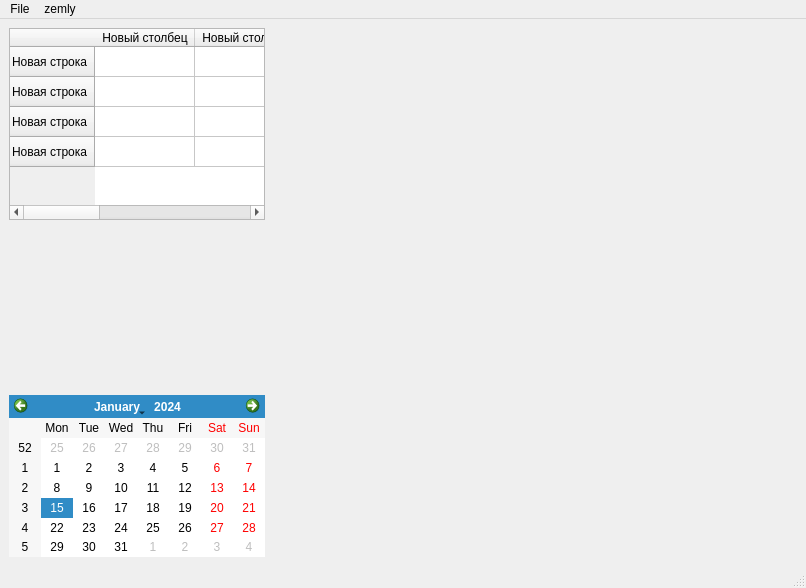
<?xml version="1.0" encoding="UTF-8"?>
<ui version="4.0">
 <class>zemla</class>
 <widget class="QMainWindow" name="zemla">
  <property name="geometry">
   <rect>
    <x>0</x>
    <y>0</y>
    <width>806</width>
    <height>588</height>
   </rect>
  </property>
  <property name="windowTitle">
   <string>zemla</string>
  </property>
  <widget class="QWidget" name="centralwidget">
   <layout class="QGridLayout" name="gridLayout">
    <item row="5" column="3" colspan="2">
     <widget class="PlotWidget" name="graph" native="true">
      <property name="sizePolicy">
       <sizepolicy hsizetype="Expanding" vsizetype="Expanding">
        <horstretch>0</horstretch>
        <verstretch>0</verstretch>
       </sizepolicy>
      </property>
     </widget>
    </item>
    <item row="3" column="1">
     <widget class="PlotWidget" name="graph3" native="true">
      <property name="sizePolicy">
       <sizepolicy hsizetype="Expanding" vsizetype="Expanding">
        <horstretch>0</horstretch>
        <verstretch>0</verstretch>
       </sizepolicy>
      </property>
     </widget>
    </item>
    <item row="3" column="0">
     <widget class="QTableWidget" name="packet">
      <row>
       <property name="text">
        <string>Новая строка</string>
       </property>
      </row>
      <row>
       <property name="text">
        <string>Новая строка</string>
       </property>
      </row>
      <row>
       <property name="text">
        <string>Новая строка</string>
       </property>
      </row>
      <row>
       <property name="text">
        <string>Новая строка</string>
       </property>
      </row>
      <column>
       <property name="text">
        <string>Новый столбец</string>
       </property>
      </column>
      <column>
       <property name="text">
        <string>Новый столбец</string>
       </property>
      </column>
      <column>
       <property name="text">
        <string>Новый столбец</string>
       </property>
      </column>
     </widget>
    </item>
    <item row="3" column="3">
     <widget class="PlotWidget" name="graph2" native="true"/>
    </item>
    <item row="6" column="3">
     <widget class="PlotWidget" name="graph6" native="true">
      <property name="sizePolicy">
       <sizepolicy hsizetype="Expanding" vsizetype="Expanding">
        <horstretch>0</horstretch>
        <verstretch>0</verstretch>
       </sizepolicy>
      </property>
     </widget>
    </item>
    <item row="5" column="0">
     <widget class="mymodel" name="model" native="true">
      <property name="sizePolicy">
       <sizepolicy hsizetype="Expanding" vsizetype="Expanding">
        <horstretch>0</horstretch>
        <verstretch>0</verstretch>
       </sizepolicy>
      </property>
     </widget>
    </item>
    <item row="6" column="1">
     <widget class="PlotWidget" name="graph5" native="true">
      <property name="sizePolicy">
       <sizepolicy hsizetype="Expanding" vsizetype="Expanding">
        <horstretch>0</horstretch>
        <verstretch>0</verstretch>
       </sizepolicy>
      </property>
     </widget>
    </item>
    <item row="6" column="0">
     <widget class="QCalendarWidget" name="calendarWidget"/>
    </item>
    <item row="5" column="1">
     <widget class="PlotWidget" name="graph4" native="true">
      <property name="sizePolicy">
       <sizepolicy hsizetype="Expanding" vsizetype="Expanding">
        <horstretch>0</horstretch>
        <verstretch>0</verstretch>
       </sizepolicy>
      </property>
     </widget>
    </item>
    <item row="6" column="2">
     <widget class="PlotWidget" name="graphda1" native="true">
      <property name="sizePolicy">
       <sizepolicy hsizetype="Expanding" vsizetype="Expanding">
        <horstretch>0</horstretch>
        <verstretch>0</verstretch>
       </sizepolicy>
      </property>
     </widget>
    </item>
    <item row="5" column="2">
     <widget class="PlotWidget" name="graphda2" native="true"/>
    </item>
    <item row="3" column="2">
     <widget class="PlotWidget" name="graphda3" native="true"/>
    </item>
   </layout>
  </widget>
  <widget class="QMenuBar" name="menubar">
   <property name="geometry">
    <rect>
     <x>0</x>
     <y>0</y>
     <width>806</width>
     <height>21</height>
    </rect>
   </property>
   <widget class="QMenu" name="menuFile">
    <property name="title">
     <string>File</string>
    </property>
    <addaction name="actiontest"/>
   </widget>
   <widget class="QMenu" name="menuzemly">
    <property name="title">
     <string>zemly</string>
    </property>
   </widget>
   <addaction name="menuFile"/>
   <addaction name="menuzemly"/>
  </widget>
  <widget class="QStatusBar" name="statusbar"/>
  <action name="actiontest">
   <property name="text">
    <string>test</string>
   </property>
  </action>
 </widget>
 <customwidgets>
  <customwidget>
   <class>PlotWidget</class>
   <extends>QWidget</extends>
   <header location="global">plotwidget.h</header>
   <container>1</container>
  </customwidget>
  <customwidget>
   <class>mymodel</class>
   <extends>QWidget</extends>
   <header location="global">mymodel.h</header>
   <container>1</container>
  </customwidget>
 </customwidgets>
 <resources/>
 <connections/>
</ui>
